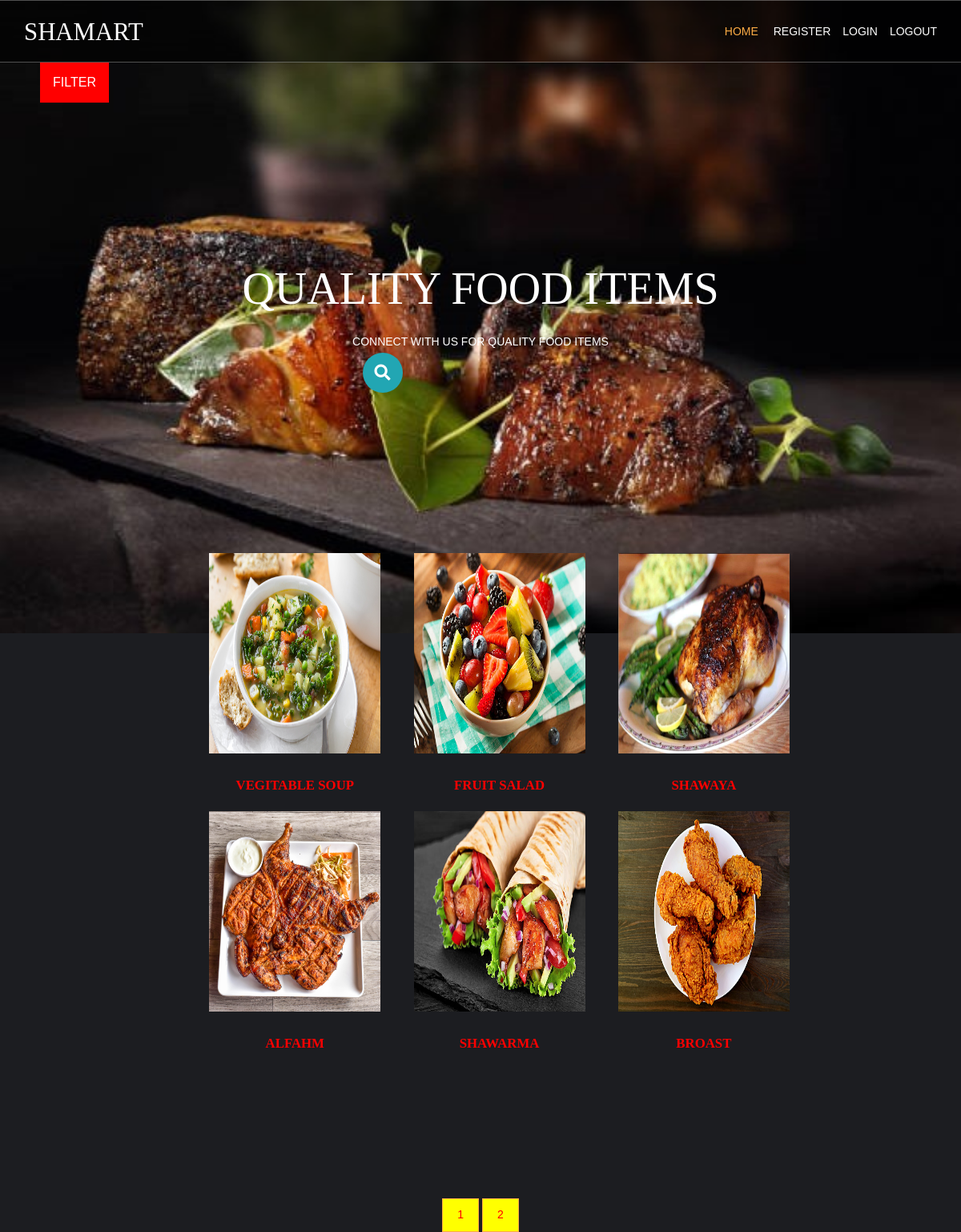
The page / on the database its author committed.
### shamart/models.py (models this page shows, shortened)
class products(models.Model):
    name=models.CharField(max_length=200,unique=True)
    slug=models.SlugField(max_length=200,unique=True)
    img=models.ImageField(upload_to='product')
    desc=models.TextField()
    stock=models.IntegerField()
    available=models.BooleanField()
    price=models.IntegerField()
    categ=models.ForeignKey(category,on_delete=models.CASCADE)
    def get_url(self):
        return reverse('details',args=[self.categ.slug,self.slug])

### shamart/views.py (the view)
# urls.py: path('',views.home,name='home'),
def home(request,c_slug=None):
    c_page=None
    prodt=None
    if c_slug!=None:
        c_page=get_object_or_404(category,slug=c_slug)
        prodt=products.objects.filter(categ=c_page,available=True)
    else:
        prodt=products.objects.all().filter(available=True)
    cat=category.objects.all()
    paginator=Paginator(prodt,6)
    try:
        page=int(request.GET.get('page','1'))
    except:
        page=1
    try:
        pro=paginator.page(page)
    except(EmptyPage,InvalidPage):
        pro=paginator.page(paginator.num_pages)
    return render(request,"home.html",{'ct':cat,'prod':prodt,'pg':pro})

### shamart/models.py (called while the page is built)
    def get_url(self):
        return reverse('prod_cat',args=[self.slug])

### templates/home.html (shortened to what this page needs)
<!DOCTYPE html>
{% extends 'base.html' %}
{% load static %}
{% block content %}
<html lang="">
<head>
<link href="{% static 'layout/styles/layout.css' %}" rel="stylesheet" type="text/css" media="all">
</head>
<body id="top">
<div class="abcd" style="background-image:url({% static 'images/demo/backgrounds/bg1.jpg' %})">
     <div class="dropdown" >
                <button class="dropbtn">FILTER</button>
     </div>
  <div id="pageintro" class="hoc clear" >
    <article>
      <h3 class="heading">QUALITY FOOD ITEMS</h3>
      <p>CONNECT WITH US FOR QUALITY FOOD ITEMS</p>
      <form action="{%url 'search' %}" method="get">
<div class="search-box">
    <button class="btn-search"><i class="fas fa-search"></i></button>
    <input type="text" class="input-search"  name="q" placeholder="Type to Search...">
  </div>
</form>
    </article>
  </div>
</div>
<div class="wrapper row9" style="padding-left: 220px;background-color:dark;">
  <main class="hoc container clear" >
    <section id="introblocks" >
      <ul class="nospace group btmspace-80">
{% for i in pg.object_list %}
        <li class="one_quarter" >
          <figure><a class="imgover" href="{{i.get_url}}"><img src="{{i.img.url}}" style="height:250px; width:600px;" alt=""></a>
            <figcaption>
              <h6 class="heading" style="color:red;">{{i.name}}</h6><br>
            </figcaption>
          </figure>
        </li>
{% endfor %}
      </ul>
    </section>
</main>
</div>
   <center>
      <div >
      {% for p in pg.paginator.page_range %}
           <a href="?page={{p}}"  class="btn btn-light btn-sm{% if pg.number == p %} activate {% endif %}" style="color:red;background-color:yellow;">{{p}}</a>
      {% endfor %}
          </div>
      </center>
</body>
</html>
{% endblock %}

### templates/base.html (shortened to what this page needs)
<!DOCTYPE html>
{% load static %}
<html lang="">
<head>
<link href="{% static 'layout/styles/layout.css' %}" rel="stylesheet" type="text/css" media="all">
</head>
<body id="top">
<div class="bgded overlay" style="background-image:url({% static 'images/demo/backgrounds/bg1.jpg' %});width:100%;">
  <div class="wrapper row1">
    <header id="header" class="hoc clear">
      <div id="logo" class="fl_left">
         <h1><a href="/">SHAMART</a></h1>
       </div>
      <nav id="mainav" class="fl_right">
        <ul class="clear">
          <li class="active"><a href="/">Home</a></li>
          <li><a class="active" href="/accounts/register">Register</a>
          <li><a class="active" href="/accounts/login">Login</a>
          <li><a class="active" href="/accounts/logout">Logout</a>
        </ul>
      </nav>
    </header>
  </div>
</div>
{% block content %}
{% endblock %}
</body>
</html>

### static/layout/styles/layout.css (style rules this page uses)
.row1 { border:solid; border-width:1px 0; }
#header #logo { margin:22px 0 0 0; }
#header #logo h1 { margin:0; padding:0; font-size:2.2rem; text-transform:uppercase; }
#pageintro { padding:200px 0 300px; }
#pageintro article, #pageintro article p { display:block; max-width:75%; margin:0 auto; text-align:center; }
#pageintro article p { max-width:65%; line-height:2rem; }
#pageintro .heading { margin-bottom:20px; font-size:4rem; }
.container { padding:80px 0; }
#introblocks { display:block; position:relative; margin:-180px 0 0 0; z-index:1; text-align:center; }
#introblocks figure figcaption { display:block; padding:30px 0 0 0; text-align:center; }
#introblocks figure figcaption .heading { font-size:1.2rem; font-weight:700; margin-bottom:0; }
*, *::before, *::after { transition:all .3s ease-in-out; }
nav ul, nav ol { margin:0; padding:0; list-style:none; }
#mainav, #breadcrumb, .sidebar nav { line-height:normal; }
#mainav ul { text-transform:uppercase; }
#mainav li { display:inline-block; position:relative; margin:0 15px 0 0; padding:0; }
#mainav li:last-child { margin-right:0; }
#mainav li a { display:block; padding:30px 0; }
body { color:#A5A6AA; background-color:#1C1D21; }
a { color:#FBAB45; }
.overlay { color:#FFFFFF; background-color:inherit; }
.overlay::after { color:inherit; background-color:rgba(0,0,0,.55); }
.btn, .btn.inverse:hover { color:#FFFFFF; background-color:#FBAB45; border-color:#FBAB45; }
.imgover, .imgover:hover::after { color:#FFFFFF; }
.row1 { border-color:rgba(255,255,255,.3); }
#header #logo h1 a { color:inherit; }
#pageintro { color:#FFFFFF; }
#mainav li a { color:inherit; }
#mainav .active a, #mainav a:hover, #mainav li:hover > a { color:#FBAB45; background-color:inherit; }
@media screen and (min-width:1140px) { .hoc { max-width:1140px; } }

### static/layout/styles/framework.css (style rules this page uses)
html { overflow-y:scroll; overflow-x:hidden; }
html, body { margin:0; padding:0; font-size:14px; line-height:1.6em; }
*, *::before, *::after { box-sizing:border-box; }
.nospace { margin:0; padding:0; list-style:none; }
.overlay { position:relative; z-index:1; }
.overlay::after { display:block; position:absolute; top:0; left:0; width:100%; height:100%; content:""; z-index:-1; }
.bgded { background-position:top center; background-repeat:no-repeat; background-size:cover; }
.btn { display:inline-block; padding:8px 18px 10px; text-transform:uppercase; border:1px solid; }
.clear, .group { display:block; }
.clear::before, .clear::after, .group::before, .group::after { display:table; content:""; }
.clear, .clear::after, .group, .group::after { clear:both; }
a { outline:none; text-decoration:none; }
.fl_left, .imgl { float:left; }
.fl_right, .imgr { float:right; }
img { width:auto; max-width:100%; height:auto; margin:0; padding:0; border:none; line-height:normal; vertical-align:middle; }
.imgover { display:inline-block; position:relative; max-width:100%; }
.imgover::before, .imgover::after { display:block; position:absolute; content:""; text-align:center; opacity:0; }
.imgover::before { top:0; right:0; bottom:0; left:0; }
.imgover::after { top:50%; left:50%; width:50px; height:50px; line-height:50px; margin:-25px 0 0 -25px; font-family:"Font Awesome\ 5 Free"; font-weight:900; content:"\f067"; font-size:28px; }
body, input, textarea, select { font-family:Verdana, Geneva, sans-serif; }
h1, h2, h3, h4, h5, h6, .heading { font-family:Georgia, "Times New Roman", Times, serif; }
form, fieldset, legend { margin:0; padding:0; border:none; }
label, input, textarea, select, button { display:block; resize:none; outline:none; color:inherit; font-size:inherit; font-family:inherit; vertical-align:middle; }
::placeholder { opacity:1; }
h1, h2, h3, h4, h5, h6, .heading { margin:0 0 20px 0; font-size:1.4rem; line-height:normal; font-weight:normal; text-transform:uppercase; }
.wrapper { display:block; position:relative; width:100%; margin:0; padding:0; text-align:left; word-wrap:break-word; }
.hoc { display:block; margin:0 auto; }
address, article, aside, figcaption, figure, footer, header, main, nav, section { display:block; margin:0; padding:0; }
.one_half, .one_third, .two_third, .one_quarter, .two_quarter, .three_quarter { display:inline-block; float:left; margin:0 0 0 4.21052%; list-style:none; }
.one_quarter { width:21.8421%; }
.btmspace-80 { margin-bottom:80px; }

### rows shown on the page
products: img (picture), name "VEGITABLE SOUP"
products: img (picture), name "FRUIT SALAD"
products: img (picture), name "SHAWAYA"
products: img (picture), name "ALFAHM"
products: img (picture), name "SHAWARMA"
products: img (picture), name "BROAST"

### other values the page prints
{{ p }} "1" "2"
